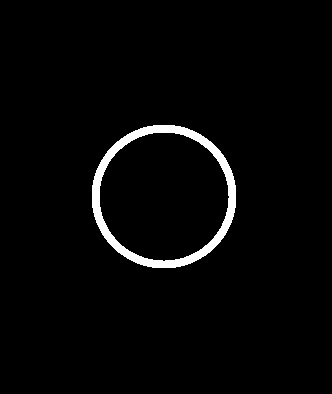
#> input picture entrega2/4-morfologicas/imagenes/imagen7.jpg, 332 x 394 px
$ python 4_4_rellenar_huecos.py
#> lines starting #> are read from the running program, lines starting #| are printed output that depends on the picture; after the words box and inside, x2 and y2 are one past the last pixel; in counts of white or black regions, pixels touching at a corner belong together
# Rellenar un circulo en una imagen binaria


import numpy as np
from PIL import Image, ImageOps
import matplotlib.pyplot as plt
from scipy import ndimage


def imageToArray(filename:str, rgb:bool=False):
#> called with filename = 'imagenes/imagen7.jpg', rgb = False
    img = Image.open(filename)
#> img is the input picture: PIL image 332x394 RGB; min 0, max 255, mean 6.7
    if not rgb:
        img = ImageOps.grayscale(img)
#> img: PIL image 332x394 L
    img_array = np.array(img)
    return img_array

def binaria(input_image, th=127):
#> called with th = 127
    result_image=input_image>=127
#> result_image: shape (394, 332) bool; 2.6% white; 1 white region, box (x1, y1, x2, y2) and area: (92, 125, 236, 268) 3421
    return result_image

def rellenar(input_image, structure_rank=2, structure_connectivity=1, max_iterations=200):
#> called with structure_rank = 2, structure_connectivity = 1, max_iterations = 200
    structure=ndimage.generate_binary_structure(structure_rank, structure_connectivity)
    result_image = np.zeros(input_image.shape)
    m,n = input_image.shape
#> m = 394; n = 332
    result_image[(m+1)//2,(n+1)//2] = True
    for y in range(max_iterations):
        result_image = ndimage.binary_dilation(result_image,structure=structure)
        result_image = result_image & ~input_image
#> this loop made 200 passes
#> pass 1, in rellenar, `result_image = result_image & ~input_image`:
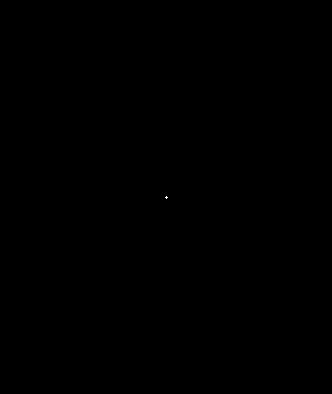
#> result_image: shape (394, 332) bool; 0% white in thin lines or dots, all inside (x1, y1, x2, y2) = (165, 196, 168, 199)
#> after the loop:
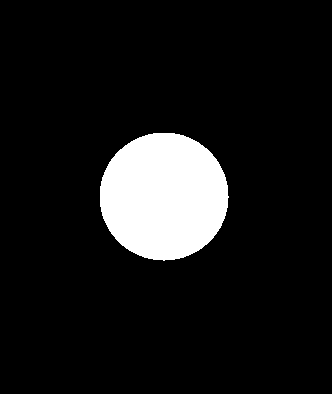
#> result_image: shape (394, 332) bool; 9.9% white; 1 white region, box (x1, y1, x2, y2) and area: (100, 133, 229, 261) 12944
    return result_image

A = imageToArray("imagenes/imagen7.jpg")
A_bin = binaria(A)

A_rellena =rellenar(A_bin)


# Imagen A
plt.subplot(1, 3, 1)
plt.title('Imagen A')
plt.imshow(A_bin, cmap='gray')

plt.subplot(1, 3, 2)
plt.title('Rellena')
plt.imshow(A_rellena, cmap='gray')


plt.show()
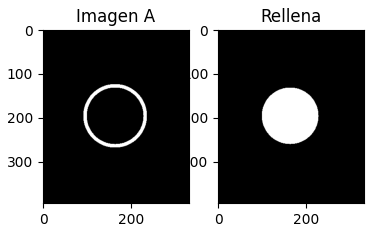
#> figure drawn by matplotlib, 2 panels

$ run again, with entrega2/4-morfologicas/imagenes/imagen1.jpg copied over entrega2/4-morfologicas/imagenes/imagen7.jpg
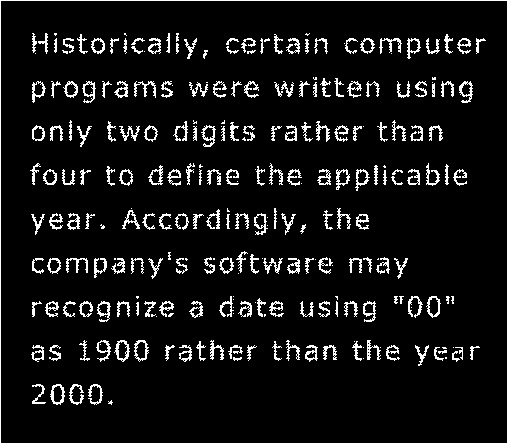
#> input picture entrega2/4-morfologicas/imagenes/imagen1.jpg, 508 x 444 px
#> in imageToArray, img is the input picture: PIL image 508x444 RGB; min 0, max 255, mean 20.3
#> img: PIL image 508x444 L
#> after the loop in rellenar, `for y in range(max_iterations):`:
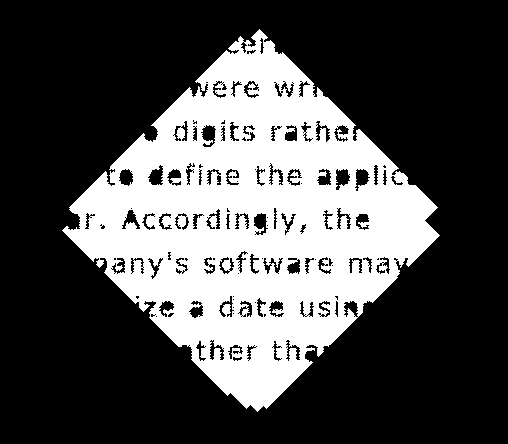
#> result_image: shape (444, 508) bool; 30.9% white; 1 white region, box (x1, y1, x2, y2) and area: (62, 29, 440, 412) 69647
#> `plt.show()`:
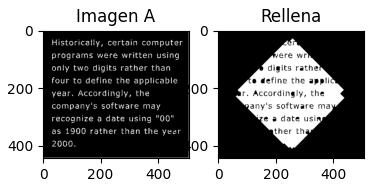
#> figure drawn by matplotlib, 2 panels
